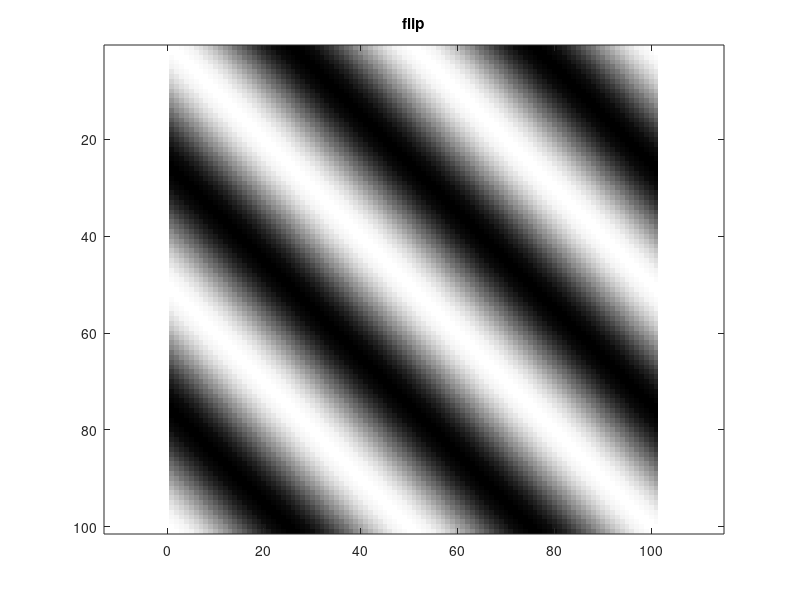
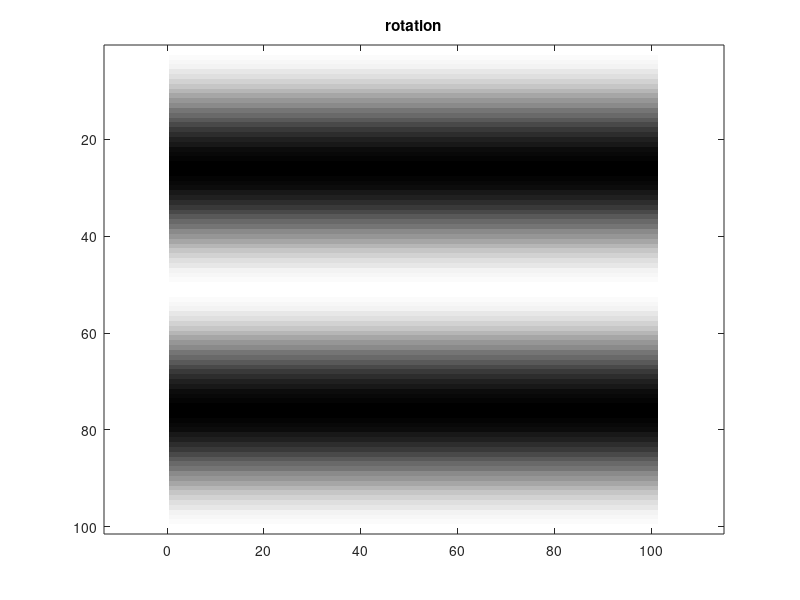

These charts were generated, in order, by the following MATLAB code:
x=-50:50;
y=-50:50;

[X,Y]=meshgrid(x,y);

kx=0.02;
ky=0.02;
img = exp(1j*2*pi*(-kx*X+ky*Y)); % x, y값중 하나(x)의 부호를 바꿈
figure; imagesc(real(img));colormap gray; axis equal;
title('flip');

img = exp(1j*2*pi*(0*X+ky*Y));% x, y값중 하나(x)를 0으로 만듦
figure; imagesc(real(img));colormap gray; axis equal;
title('rotation');
